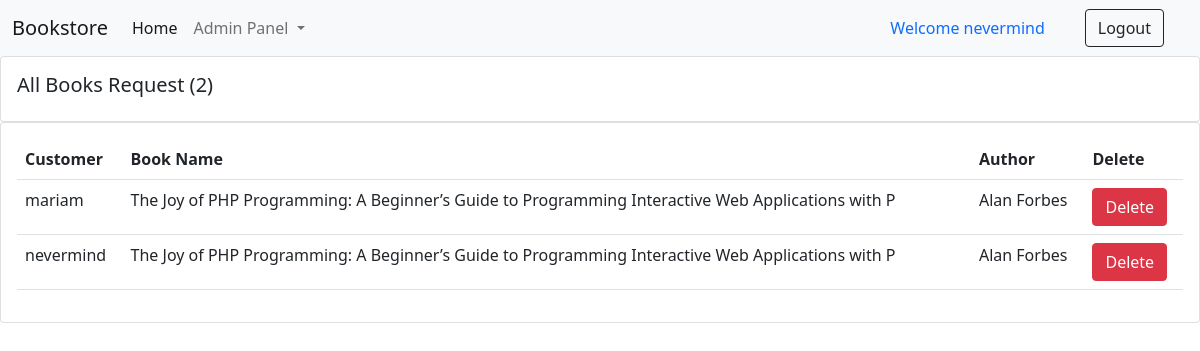
Page /see_requested_books/ (signed in) on the committed database.
### books/models.py (models this page shows, shortened)
class Request_Book(models.Model):
    book_name = models.CharField(max_length=100)
    author = models.CharField(max_length=100)
    user = models.ForeignKey(User, on_delete=models.CASCADE, default=1)

### books/views.py (the view)
# urls.py: path("see_requested_books/", views.see_requested_books, name="see_requested_books"),
def see_requested_books(request):
    requested_book = Request_Book.objects.all()
    requested_books_count = requested_book.count()
    return render(request, "see_requested_books.html", {'requested_book':requested_book, 'requested_books_count':requested_books_count})

### books/templates/see_requested_books.html (shortened to what this page needs)
{% extends 'admin_navbar.html' %}
{% block body %}
{% load static %}
<div class="row">
    <div class="col-md">
      <div class="card card-body">
        <h5>All Books Request ({{requested_books_count}})</h5>
      </div>
      <div class="card card-body">
        <table class="table">
          <tr>
            <th>Customer</th>
            <th>Book Name</th>
            <th>Author</th>
            <th>Delete</th>
          </tr>
          {% for i in requested_book %}
            <tr>
              <td>{{i.user}}</td>
              <td>{{i.book_name}}</td>
              <td>{{i.author}}</td>
              <td><a href="/delete_requested_books/delete_{{i.id}}/" class="btn btn-danger">Delete</a></td>
            </tr>
          {% endfor %}
        </table>
      </div>
    </div>
  </div>
  {% endblock %}

### books/templates/admin_navbar.html (shortened to what this page needs)
<!doctype html>
<html lang="en">
  <head>
    <link href="https://cdn.jsdelivr.net/npm/bootstrap@5.0.2/dist/css/bootstrap.min.css" rel="stylesheet">
  </head>
  <body>
    <nav class="navbar navbar-expand-lg navbar-light bg-light">
        <div class="container-fluid">
          <a class="navbar-brand" href="/"> Bookstore</a>
          <div class="collapse navbar-collapse" id="navbarSupportedContent">
            <ul class="navbar-nav me-auto mb-2 mb-lg-0">
              <li class="nav-item">
                <a class="nav-link active" aria-current="page" href="/">Home</a>
              </li>
              <li class="nav-item dropdown">
                <a class="nav-link dropdown-toggle" href="#" id="navbarDropdown" role="button" data-bs-toggle="dropdown" aria-expanded="false">
                  Admin Panel
                </a>
              </li>
            </ul>
            {% if user.is_authenticated %}
              <a class="nav-link" href="#">Welcome {{request.user}}</a>
              <a href="/logout/" class="btn btn-outline-dark mx-4" type="submit">Logout</a>
            {% endif %}
          </div>
        </div>
      </nav>
      {% block body %}
      {% endblock %}
    </body>
    </html>

### rows in the picture
Request_Book: user "mariam", book_name "The Joy of PHP Programming: A Beginner’s Guide to Programming Interactive Web Applications with P", author "Alan Forbes"
Request_Book: user "nevermind", book_name "The Joy of PHP Programming: A Beginner’s Guide to Programming Interactive Web Applications with P", author "Alan Forbes"

### other values in the picture
{{ request.user }} "nevermind"
{{ requested_books_count }} "2"
